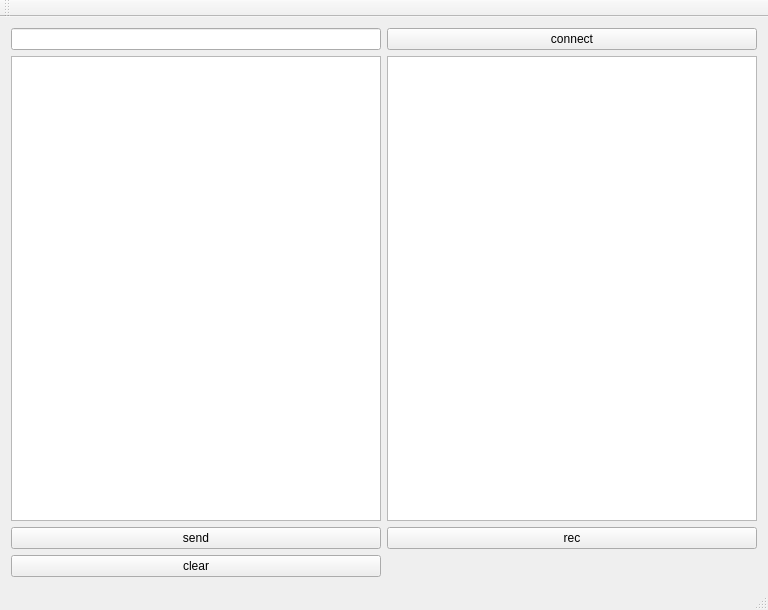
<?xml version="1.0" encoding="UTF-8"?>
<ui version="4.0">
 <class>MainWindow</class>
 <widget class="QMainWindow" name="MainWindow">
  <property name="geometry">
   <rect>
    <x>0</x>
    <y>0</y>
    <width>768</width>
    <height>610</height>
   </rect>
  </property>
  <property name="windowTitle">
   <string>MainWindow</string>
  </property>
  <widget class="QWidget" name="centralWidget">
   <layout class="QGridLayout" name="gridLayout">
    <item row="2" column="1">
     <widget class="QPushButton" name="pushButton_rec">
      <property name="text">
       <string>rec</string>
      </property>
     </widget>
    </item>
    <item row="2" column="0">
     <widget class="QPushButton" name="pushButton_send">
      <property name="text">
       <string>send</string>
      </property>
     </widget>
    </item>
    <item row="1" column="1">
     <widget class="QPlainTextEdit" name="plainTextEdit_rec"/>
    </item>
    <item row="1" column="0">
     <widget class="QPlainTextEdit" name="plainTextEdit_send"/>
    </item>
    <item row="3" column="0">
     <widget class="QPushButton" name="pushButton_clear">
      <property name="text">
       <string>clear</string>
      </property>
     </widget>
    </item>
    <item row="0" column="1">
     <widget class="QPushButton" name="pushButton_connect">
      <property name="text">
       <string>connect</string>
      </property>
     </widget>
    </item>
    <item row="0" column="0">
     <widget class="QLineEdit" name="lineEdit_ip"/>
    </item>
   </layout>
  </widget>
  <widget class="QMenuBar" name="menuBar">
   <property name="geometry">
    <rect>
     <x>0</x>
     <y>0</y>
     <width>768</width>
     <height>19</height>
    </rect>
   </property>
  </widget>
  <widget class="QToolBar" name="mainToolBar">
   <attribute name="toolBarArea">
    <enum>TopToolBarArea</enum>
   </attribute>
   <attribute name="toolBarBreak">
    <bool>false</bool>
   </attribute>
  </widget>
  <widget class="QStatusBar" name="statusBar"/>
 </widget>
 <layoutdefault spacing="6" margin="11"/>
 <resources/>
 <connections/>
</ui>
